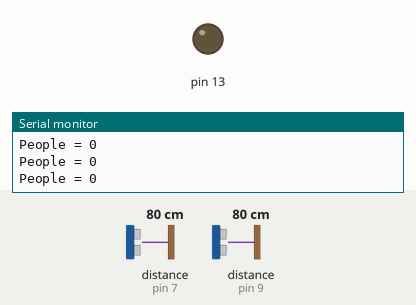
Bench run of a sketch on a simulated Arduino Uno, built with avr-gcc and run on an emulated ATmega328P. Parts: output pins drawn as LEDs (lit = HIGH), the last lines printed to the serial monitor. The inputs (shaded band) are chosen by the test bench; at power-on: distance to the obstacle (sensors on pin 7, pin 9) 80 cm. The echo pulse lasts 58.3 µs per cm.

Above: at 1.2 s.
1.3 s: distance to the obstacle (sensor on pin 7) set to 10 cm
3.5 s: distance to the obstacle (sensor on pin 7) set to 7 cm
At 5.6 s:
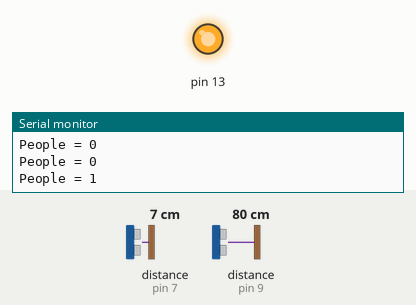
Timing chart, 0 to 7.1 s (numbered marks = the images above; inputs shaded):
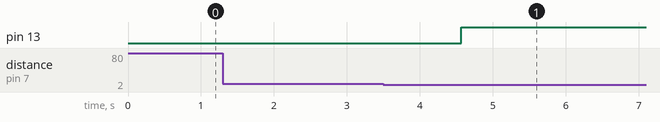

The sketch:

Home_Automation_With_Sensor.ino
```cpp
#include <NewPing.h>

#define TRIGGER_PIN  6
#define ECHO_PIN     7
#define MAX_DISTANCE 200

#define TRIGGER_PIN1  8
#define ECHO_PIN1     9
#define MAX_DISTANCE1 200
int a = 0;
int b = 0;
int s = 0;
int i = 0;
int counter = 0;

NewPing sonar(TRIGGER_PIN, ECHO_PIN, MAX_DISTANCE);
NewPing sonar1(TRIGGER_PIN1, ECHO_PIN1, MAX_DISTANCE1);
void setup() {
  Serial.begin(9600);
  pinMode(13, OUTPUT);
}
void check(){
  delay(100);
  a = sonar.ping_cm();
  b = sonar1.ping_cm();
  if(0< a && 8 >= a){
    s = 1;
    }
  else{
    s = 0;
    }
  if(0< b && 8 >= b){
    i = 1;
    }
  else{
    i = 0;
    }
  }
void debug(){
  Serial.print("People = ");
  Serial.print(counter);
  Serial.println(" ");
}
void loop() {
while(1){
  check();
  debug();
if(i == 1 && s == 0){
  counter--;
  delay(1000);
  }
else if(i == 0 && s == 1){
  counter++;
  delay(1000);
  }
if(counter <= 0){
  digitalWrite(13, 0);
}
else if(counter < 0){
  counter = 0;
}
 else{
  digitalWrite(13, 1);
  }
}

}
```

Measured:
- the behaviour switches between 9 and 8 cm on distance to the obstacle (sensor on pin 7) (found by bisection; images 0 and 1)
- after the input at 3.5 s, pin 13: LOW → HIGH after 1.1 s
